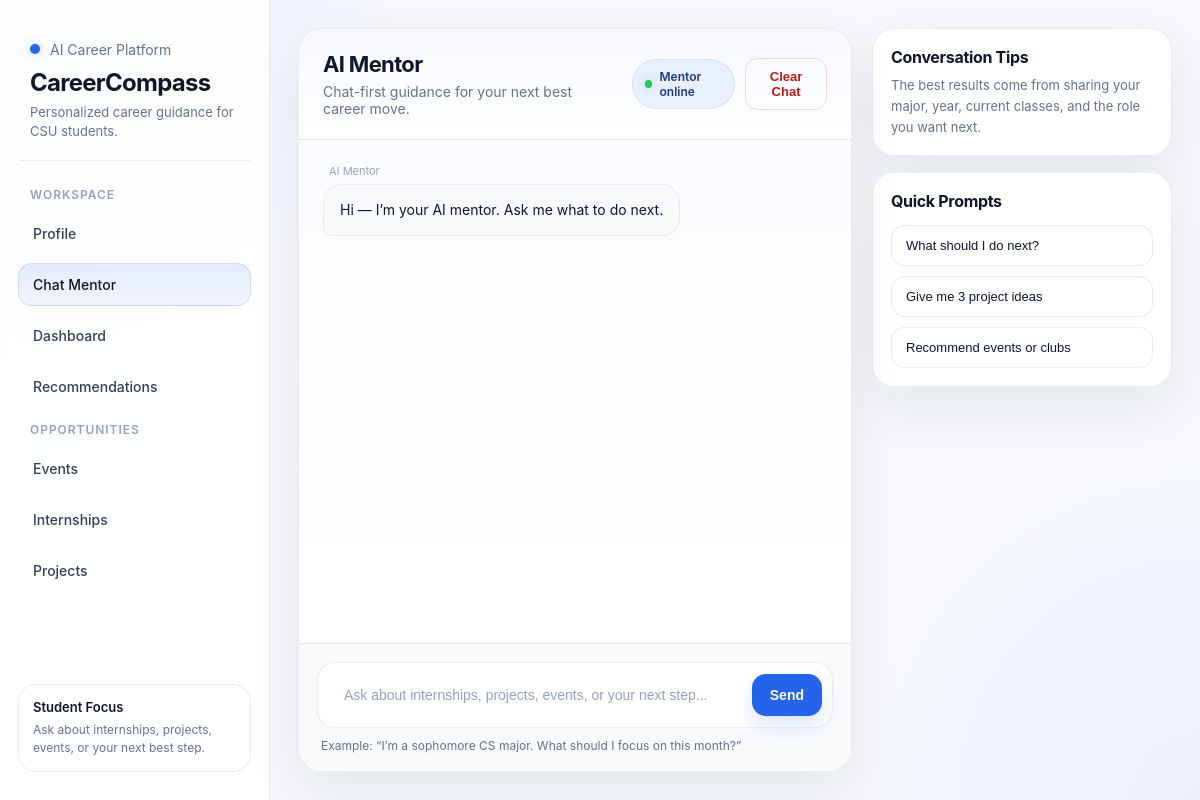
The page /chat/ (signed in) on the database as committed earlier.
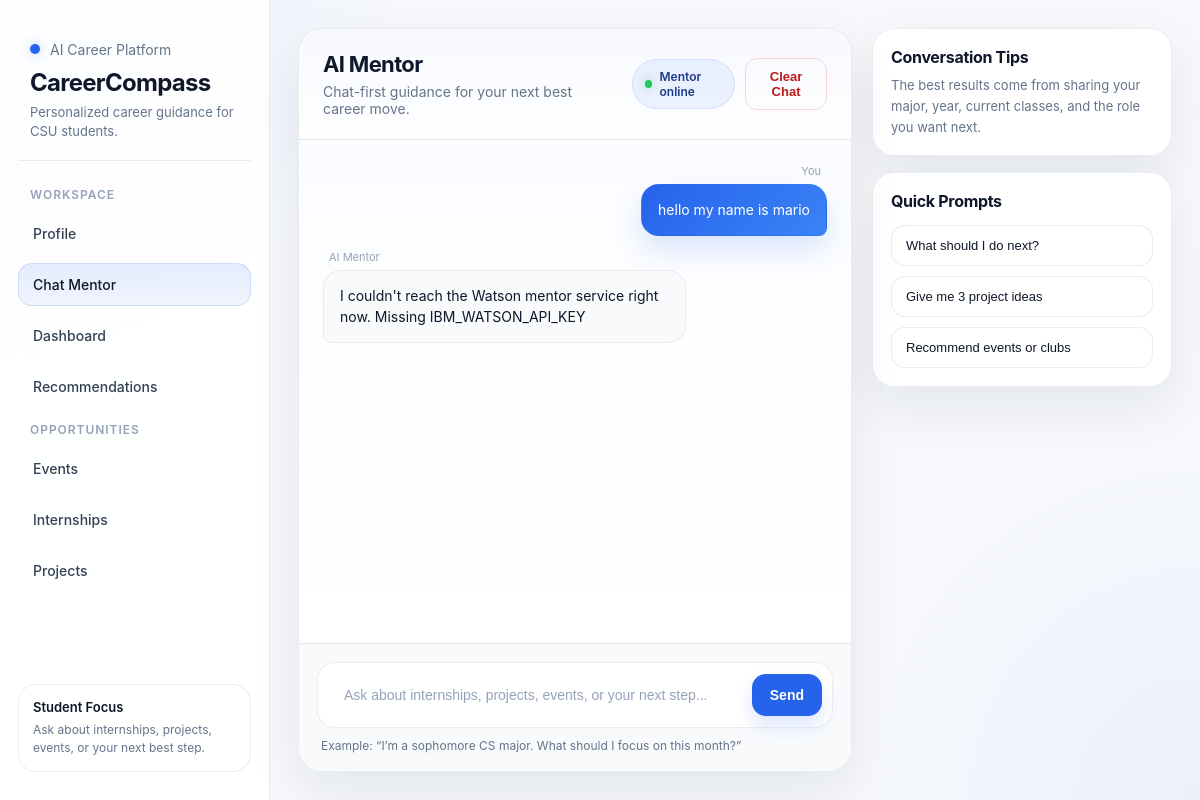
The same page on the database as committed later.
### chat/models.py (models this page shows, shortened)
class ChatMessage(models.Model):
    SENDER_CHOICES = [
        ("user", "User"),
        ("assistant", "Assistant"),
    ]
    session = models.ForeignKey(ChatSession, on_delete=models.CASCADE, related_name="messages")
    sender = models.CharField(max_length=20, choices=SENDER_CHOICES)
    content = models.TextField()
    timestamp = models.DateTimeField(auto_now_add=True)

### chat/views.py (the view)
# urls.py: path("", chat_mentor_view, name="chat_mentor"),
@login_required
def chat_mentor_view(request):
    session, _ = ChatSession.objects.get_or_create(
        user=request.user,
        defaults={"title": "Main Chat"}
    )
    messages = session.messages.all().order_by("timestamp")
    return render(request, "chat/chat_mentor.html", {"messages": messages})

### chat/templates/chat/chat_mentor.html (shortened to what the changed rows need)
<!DOCTYPE html>
<html lang="en">
<head>
</head>
<body>
<div class="layout">
    <main class="main">
        <div class="chat-shell">
            <section class="chat-wrapper">
                <div class="chat-header">
                    <div class="chat-header-row">
                        <div>
                            <h2>AI Mentor</h2>
                        </div>
                    </div>
                </div>
                <div class="chat-messages" id="chat-messages">
                    {% for message in messages %}
                        <div class="message {% if message.sender == 'user' %}user{% else %}assistant{% endif %}">
                            <div class="message-content">
                                <div class="message-meta">
                                    {% if message.sender == 'user' %}You{% else %}AI Mentor{% endif %}
                                </div>
                                <div class="bubble">{{ message.content }}</div>
                            </div>
                        </div>
                    {% empty %}
                        <div class="message assistant">
                            <div class="message-content">
                                <div class="message-meta">AI Mentor</div>
                                <div class="bubble">Hi — I’m your AI mentor. Ask me what to do next.</div>
                            </div>
                        </div>
                    {% endfor %}
                </div>
            </section>
        </div>
    </main>
</div>
</body>
</html>

Rows that differ between the two databases and show on the page:
added ChatMessage: sender "You", content "hello my name is mario"
added ChatMessage: sender "AI Mentor", content "I couldn't reach the Watson mentor service right now. Missing IBM_WATSON_API_KEY"
Other text that changed with them:
text no longer shown: "AI Mentor Hi — I’m your AI mentor. Ask me what to do next."
